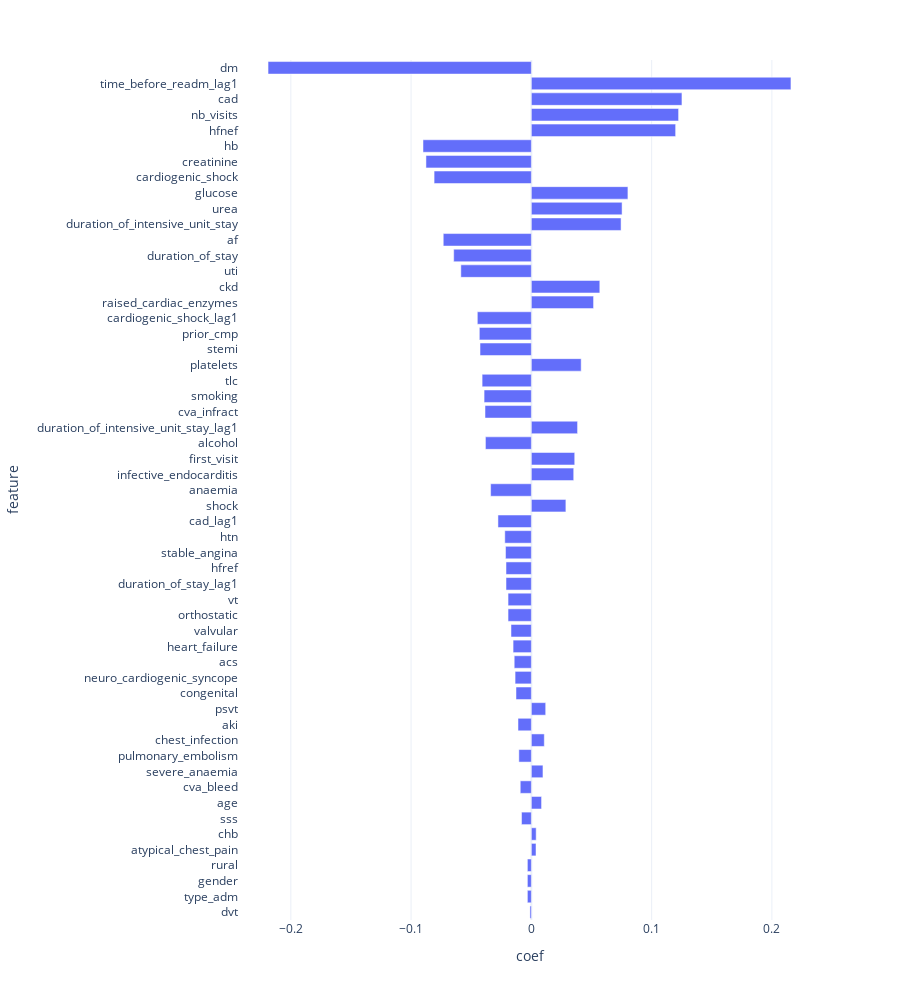

Write notebook code for a chart like this one.
### Code cell
feat_importance, fig = plot_feat_imp(cols_x, estimator.coef_)
fig

### Figure 1 — Plotly figure (JSON) as saved in the notebook; plotly's stock layout.template omitted (floating-point values rounded to 4 significant figures)
{"data": [{"alignmentgroup": "True", "hovertemplate": "coef=%{x}<br>feature=%{y}<extra></extra>", "legendgroup": "", "marker": {"color": "#636efa"}, "name": "", "offsetgroup": "", "orientation": "h", "showlegend": false, "textposition": "auto", "type": "bar", "x": [-0.001176, -0.003305, -0.003305, -0.003305, 0.003877, 0.004, -0.00818, 0.008481, -0.009232, 0.009649, -0.0104, 0.01076, -0.0111, 0.01192, -0.01279, -0.01353, -0.01425, -0.01519, -0.01693, -0.01938, -0.01938, -0.02107, -0.02108, -0.02148, -0.02209, -0.02778, 0.02871, -0.03387, 0.03522, 0.03606, -0.03818, 0.03842, -0.03853, -0.03931, -0.04095, 0.04142, -0.04268, -0.04326, -0.04492, 0.05172, 0.05691, -0.05864, -0.06458, -0.07326, 0.0746, 0.07543, 0.08029, -0.08087, -0.08765, -0.0901, 0.12, 0.1224, 0.1252, 0.2159, -0.2189], "xaxis": "x", "y": ["dvt", "type_adm", "gender", "rural", "atypical_chest_pain", "chb", "sss", "age", "cva_bleed", "severe_anaemia", "pulmonary_embolism", "chest_infection", "aki", "psvt", "congenital", "neuro_cardiogenic_syncope", "acs", "heart_failure", "valvular", "orthostatic", "vt", "duration_of_stay_lag1", "hfref", "stable_angina", "htn", "cad_lag1", "shock", "anaemia", "infective_endocarditis", "first_visit", "alcohol", "duration_of_intensive_unit_stay_lag1", "cva_infract", "smoking", "tlc", "platelets", "stemi", "prior_cmp", "cardiogenic_shock_lag1", "raised_cardiac_enzymes", "ckd", "uti", "duration_of_stay", "af", "duration_of_intensive_unit_stay", "urea", "glucose", "cardiogenic_shock", "creatinine", "hb", "hfnef", "nb_visits", "cad", "time_before_readm_lag1", "dm"], "yaxis": "y"}], "layout": {"barmode": "relative", "height": 1000, "legend": {"tracegroupgap": 0}, "margin": {"t": 60}, "xaxis": {"anchor": "y", "domain": [0, 1], "title": {"text": "coef"}}, "yaxis": {"anchor": "x", "domain": [0, 1], "title": {"text": "feature"}}}}
